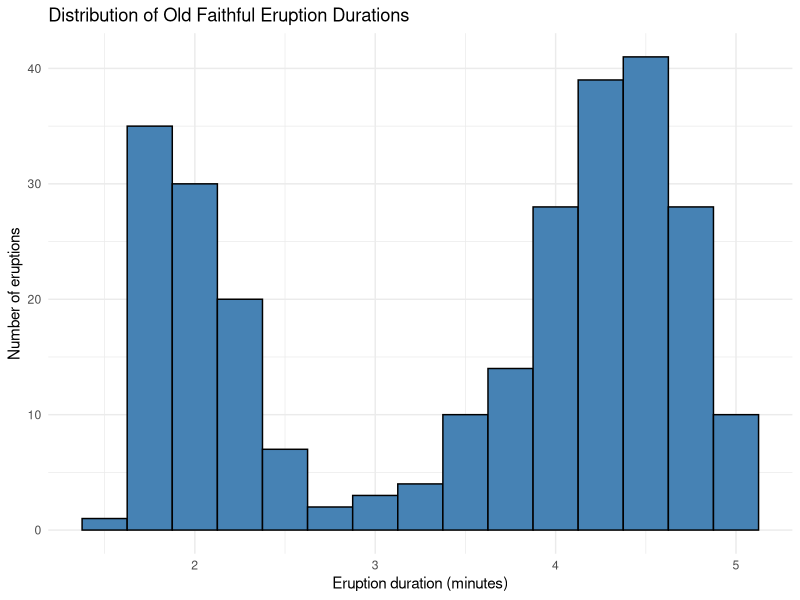
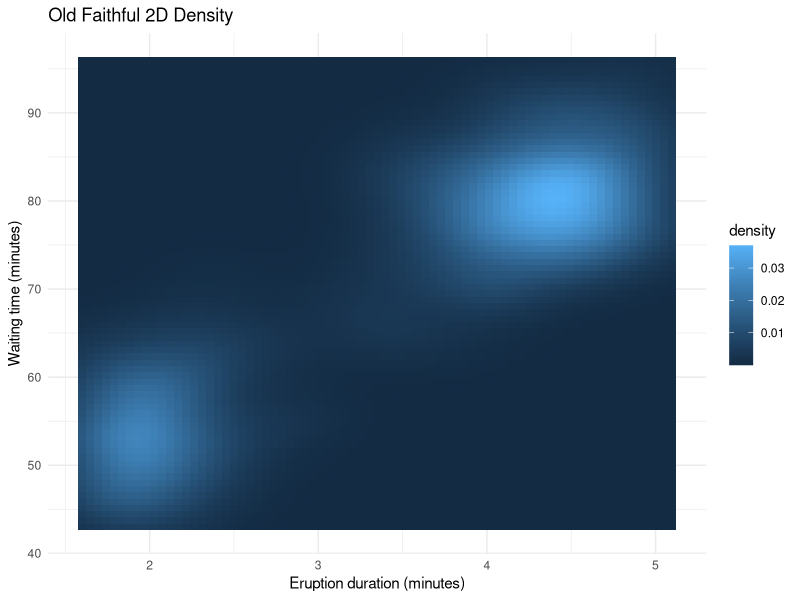

Write the R code that produced these figures, in order.
## ---- chunk 1
knitr::opts_chunk$set(echo = TRUE, message = FALSE, warning = FALSE)
## ---- chunk 2
library(ggplot2)
summary(faithful)
## ---- chunk 3
e <- ggplot(faithful, aes(x = eruptions)) +
  geom_histogram(binwidth = 0.25, fill = "steelblue", color = "black") +
  labs(
    title = "Distribution of Old Faithful Eruption Durations",
    x = "Eruption duration (minutes)",
    y = "Number of eruptions"
  ) +
  theme_minimal()
e
## ---- chunk 4
ggplot(faithfuld, aes(x = eruptions, y = waiting, fill = density)) +
  geom_tile() +
  labs(
    title = "Old Faithful 2D Density",
    x = "Eruption duration (minutes)",
    y = "Waiting time (minutes)"
  ) +
  theme_minimal()
## ---- chunk 5
data(faithful)
m2 <- lm(eruptions ~ waiting, data = faithful)
summary(m2)
